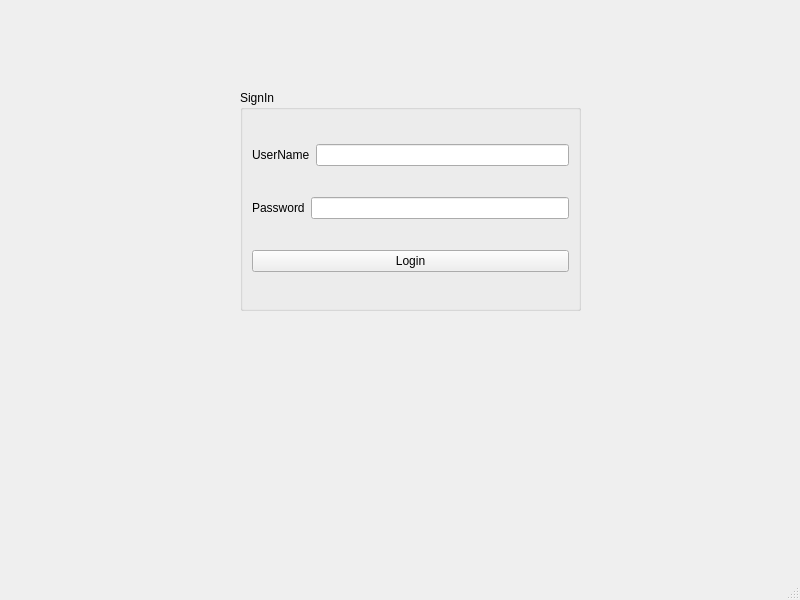
<?xml version="1.0" encoding="UTF-8"?>
<ui version="4.0">
 <class>MainWindow</class>
 <widget class="QMainWindow" name="MainWindow">
  <property name="geometry">
   <rect>
    <x>0</x>
    <y>0</y>
    <width>800</width>
    <height>600</height>
   </rect>
  </property>
  <property name="windowTitle">
   <string>MainWindow</string>
  </property>
  <widget class="QWidget" name="centralwidget">
   <widget class="QGroupBox" name="groupBox">
    <property name="geometry">
     <rect>
      <x>240</x>
      <y>90</y>
      <width>341</width>
      <height>221</height>
     </rect>
    </property>
    <property name="title">
     <string>SignIn</string>
    </property>
    <layout class="QVBoxLayout" name="verticalLayout">
     <item>
      <layout class="QHBoxLayout" name="horizontalLayout">
       <item>
        <widget class="QLabel" name="label">
         <property name="text">
          <string>UserName</string>
         </property>
        </widget>
       </item>
       <item>
        <widget class="QLineEdit" name="lineEdit_username"/>
       </item>
      </layout>
     </item>
     <item>
      <layout class="QHBoxLayout" name="horizontalLayout_2">
       <item>
        <widget class="QLabel" name="label_2">
         <property name="text">
          <string>Password</string>
         </property>
        </widget>
       </item>
       <item>
        <widget class="QLineEdit" name="lineEdit_password">
         <property name="echoMode">
          <enum>QLineEdit::Password</enum>
         </property>
        </widget>
       </item>
      </layout>
     </item>
     <item>
      <widget class="QPushButton" name="pushButton_Login">
       <property name="text">
        <string>Login</string>
       </property>
      </widget>
     </item>
    </layout>
   </widget>
   <widget class="QLabel" name="label_pic">
    <property name="geometry">
     <rect>
      <x>40</x>
      <y>110</y>
      <width>151</width>
      <height>181</height>
     </rect>
    </property>
    <property name="text">
     <string/>
    </property>
   </widget>
   <widget class="QLabel" name="label_3">
    <property name="geometry">
     <rect>
      <x>660</x>
      <y>530</y>
      <width>67</width>
      <height>17</height>
     </rect>
    </property>
    <property name="text">
     <string/>
    </property>
   </widget>
  </widget>
  <widget class="QMenuBar" name="menubar">
   <property name="geometry">
    <rect>
     <x>0</x>
     <y>0</y>
     <width>800</width>
     <height>22</height>
    </rect>
   </property>
  </widget>
  <widget class="QStatusBar" name="statusbar"/>
 </widget>
 <resources/>
 <connections/>
</ui>
